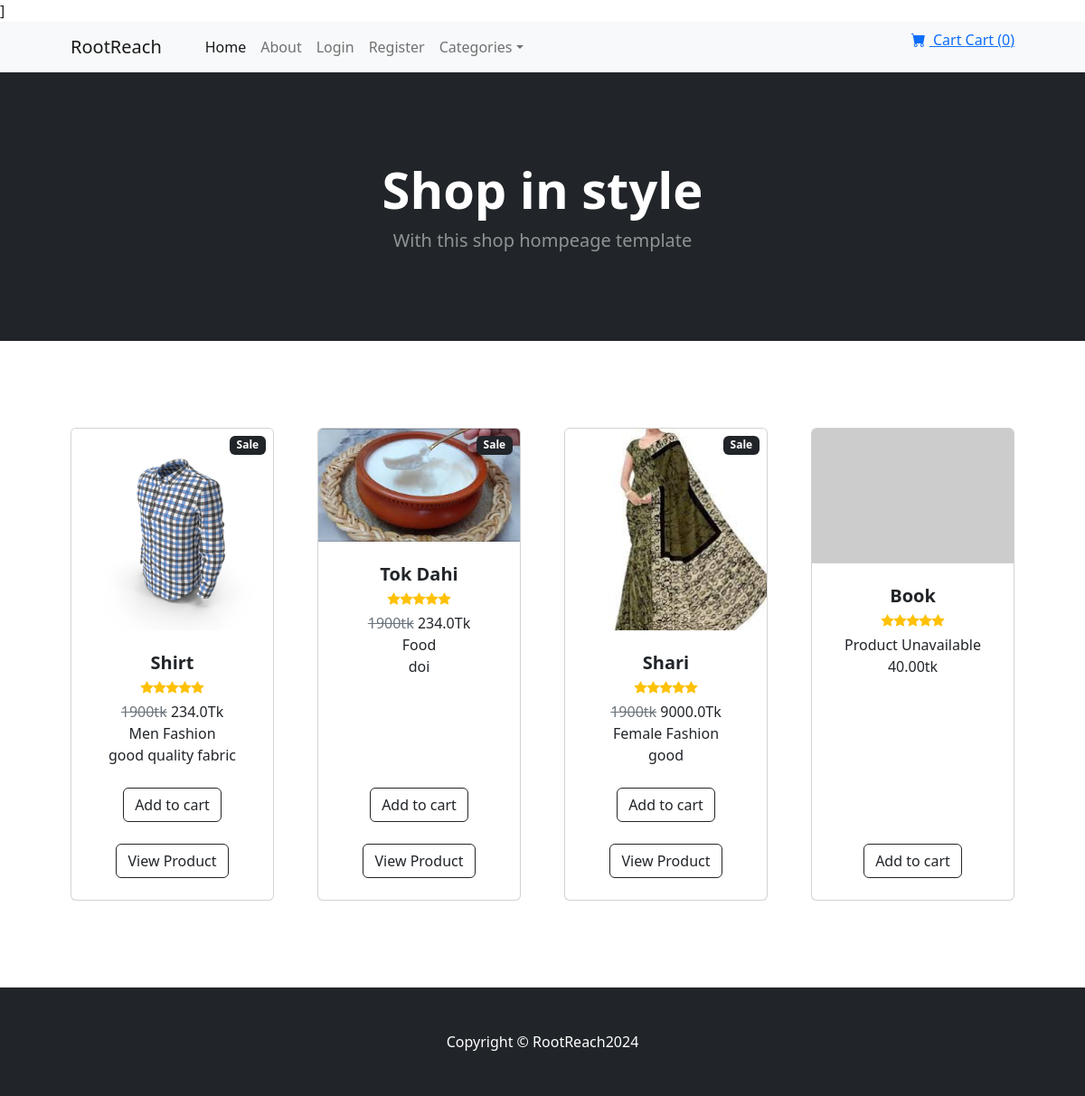
The app's page /, older data.
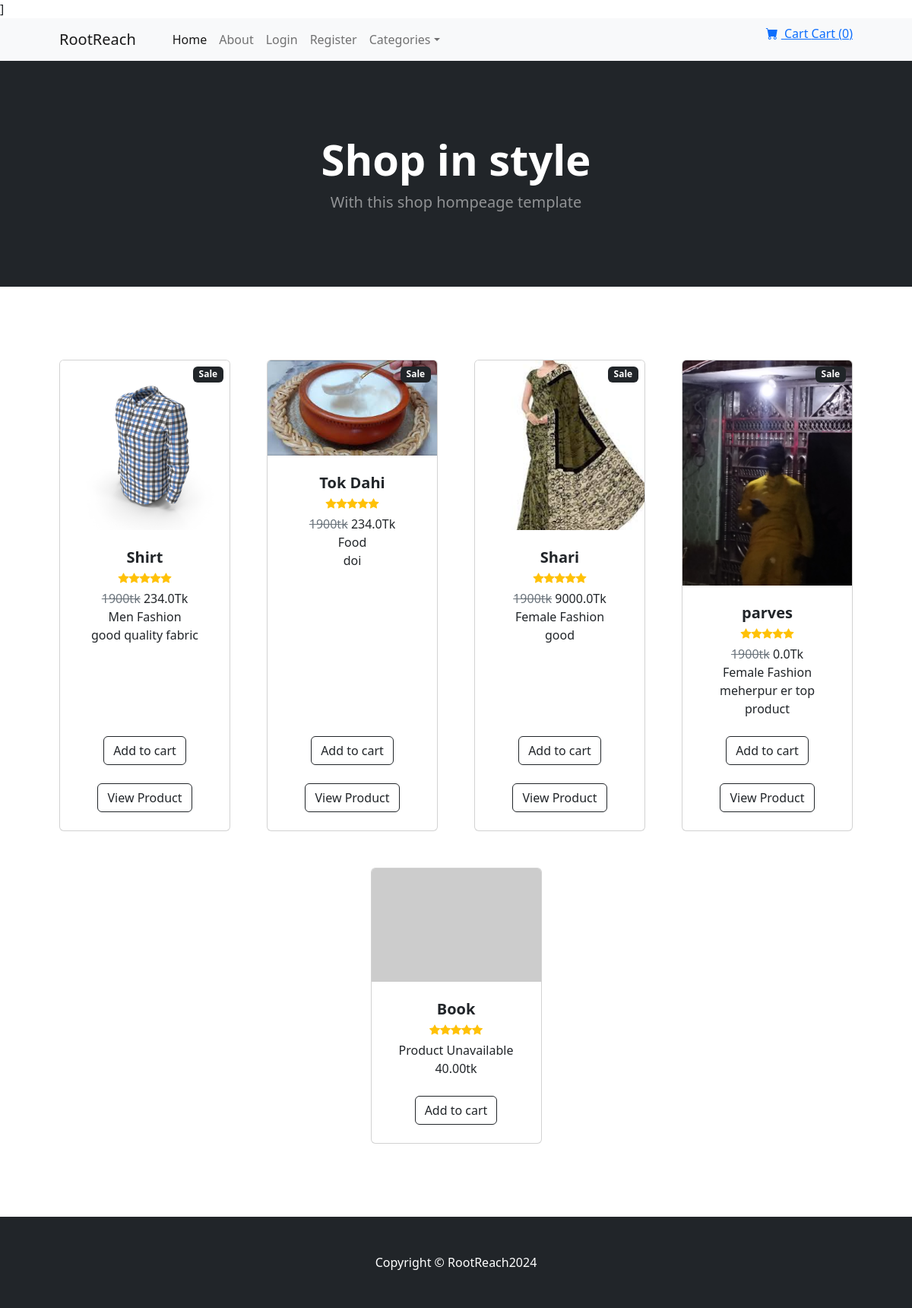
The same page, newer data.
### products/models.py (models this page shows, shortened)
class Product(models.Model):
    name = models.CharField(max_length=100)
    price = models.FloatField()
    category = models.ForeignKey(Category, on_delete=models.CASCADE, default=1)
    description = models.TextField()
    image = models.ImageField(upload_to='uploads/products/')
    is_sale = models.BooleanField(default=False)
    sale_price = models.FloatField(default=0)

class Category(models.Model):
    name = models.CharField(max_length=50)
    def __str__(self):
        return self.name
    class Meta:
        verbose_name_plural = 'Categories'

### RootReach/views.py (the view)
# urls.py: 2. Add a URL to urlpatterns:  path('', views.home, name='home')
def home(request):
    products = Product.objects.all()
    return render(request, 'home.html',{'products':products})

### cart/context_processors.py (called while the page is built)
def cart_quantity(request):
    if request.user.is_authenticated:
        cart = Cart(request)
        return {'cart_quantity': len(cart)}
    return {'cart_quantity': 0}

### templates/home.html
{% extends 'base.html' %}
{% load static %}]
{% block content %}
        <header class="bg-dark py-5">
            <div class="container px-4 px-lg-5 my-5">
                <div class="text-center text-white">
                    <h1 class="display-4 fw-bolder">Shop in style</h1>
                    <p class="lead fw-normal text-white-50 mb-0">With this shop hompeage template</p>
                </div>
            </div>
        </header>
        <section class="py-5">
            <div class="container px-4 px-lg-5 mt-5">
                <div class="row gx-4 gx-lg-5 row-cols-2 row-cols-md-3 row-cols-xl-4 justify-content-center">
                     {% for product in products %}
                    <div class="col mb-5">
                        <div class="card h-100">
                            <div class="badge bg-dark text-white position-absolute" style="top: 0.5rem; right: 0.5rem">Sale</div>
                            <img class="card-img-top" src="{{ product.image.url}}" alt="..." />
                            <div class="card-body p-4">
                                <div class="text-center">
                                    <h5 class="fw-bolder">{{ product.name }}</h5>
                                    <div class="d-flex justify-content-center small text-warning mb-2">
                                        <div class="bi-star-fill"></div>
                                        <div class="bi-star-fill"></div>
                                        <div class="bi-star-fill"></div>
                                        <div class="bi-star-fill"></div>
                                        <div class="bi-star-fill"></div>
                                    </div>
                                    <span class="text-muted text-decoration-line-through">1900tk</span>
                                    {{ product.price }}Tk <br/>
                                    {{ product.category }} <br/>
                                    {{ product.description }} <br/>
                                </div>
                            </div>
                            <div class="card-footer p-4 pt-0 border-top-0 bg-transparent">
                                <div class="text-center"><a class="btn btn-outline-dark mt-auto" href="#">Add to cart</a></div> <br/>
                                <div class="text-center"><a class="btn btn-outline-dark mt-auto" href="{% url 'product_page' product.id  %}">View Product</a></div>
                            </div>
                        </div>
                    </div>
                    {% endfor %}
                    <div class="col mb-5">
                        <div class="card h-100">
                            <img class="card-img-top" src="https://dummyimage.com/450x300/dee2e6/6c757d.jpg" alt="..." />
                            <div class="card-body p-4">
                                <div class="text-center">
                                    <h5 class="fw-bolder">Book</h5>
                                    <div class="d-flex justify-content-center small text-warning mb-2">
                                        <div class="bi-star-fill"></div>
                                        <div class="bi-star-fill"></div>
                                        <div class="bi-star-fill"></div>
                                        <div class="bi-star-fill"></div>
                                        <div class="bi-star-fill"></div>
                                    </div>
                                    Product Unavailable <br/>
                                    40.00tk
                                </div>
                            </div>
                            <div class="card-footer p-4 pt-0 border-top-0 bg-transparent">
                                <div class="text-center"><a class="btn btn-outline-dark mt-auto" href="#">Add to cart</a></div>
                            </div>
                        </div>
                    </div>
                </div>
            </div>
        </section>
{% endblock %}

### templates/base.html (shortened to what this page needs)
{% load static %}]
<!DOCTYPE html>
<html lang="en">
    <head>
        <link href="https://cdn.jsdelivr.net/npm/bootstrap-icons@1.5.0/font/bootstrap-icons.css" rel="stylesheet" />
        <link href="../static/startbootstrap-shop-homepage-gh-pages/css/styles.css" rel="stylesheet" />
    </head>
    <body>
    {% include 'navbar.html' %}
{%  block content %}
    {% endblock %}
        <footer class="py-5 bg-dark">
            <div class="container"><p class="m-0 text-center text-white">Copyright &copy; RootReach2024</p></div>
        </footer>
    </body>
</html>

### templates/navbar.html (shortened to what this page needs)
<!DOCTYPE html>
<html lang="en">
<head>
</head>
<body>
        <nav class="navbar navbar-expand-lg navbar-light bg-light">
            <div class="container px-4 px-lg-5">
                <a class="navbar-brand" href="{% url 'home' %}">RootReach</a>
                <div class="collapse navbar-collapse" id="navbarSupportedContent">
                    <ul class="navbar-nav me-auto mb-2 mb-lg-0 ms-lg-4">
                        <li class="nav-item"><a class="nav-link active" aria-current="page" href="{% url 'home' %}">Home</a></li>
                        <li class="nav-item"><a class="nav-link" href="{% url 'about' %}">About</a></li>
                        {% if user.is_authenticated %}
                             <li class="nav-item"><a class="nav-link" href="{% url 'logout' %}">Logout</a></li>
                        {% else %}
                             <li class="nav-item"><a class="nav-link" href="{% url 'login' %}">Login</a></li>
                            <li class="nav-item"><a class="nav-link" href="{% url 'register' %}">Register</a></li>
                        {% endif %}
                        <li class="nav-item dropdown">
                            <a class="nav-link dropdown-toggle" id="navbarDropdown" href="#" role="button" data-bs-toggle="dropdown" aria-expanded="false">Categories</a>
                        </li>
                    </ul>
                    <form class="d-flex">
                <a href="{% url 'cart_summary'  %}">
                            <i class="bi-cart-fill me-1"></i>
                            Cart
                     Cart (<span id="cart_quantity">{{ cart_quantity }}</span>)
                </a>
                    </form>
                </div>
            </div>
        </nav>
</body>
</html>

Row changes from the older to the newer data that the page shows:
added Product: image (picture), name "parves", price "0.0", category "Female Fashion", description "meherpur er top product"
